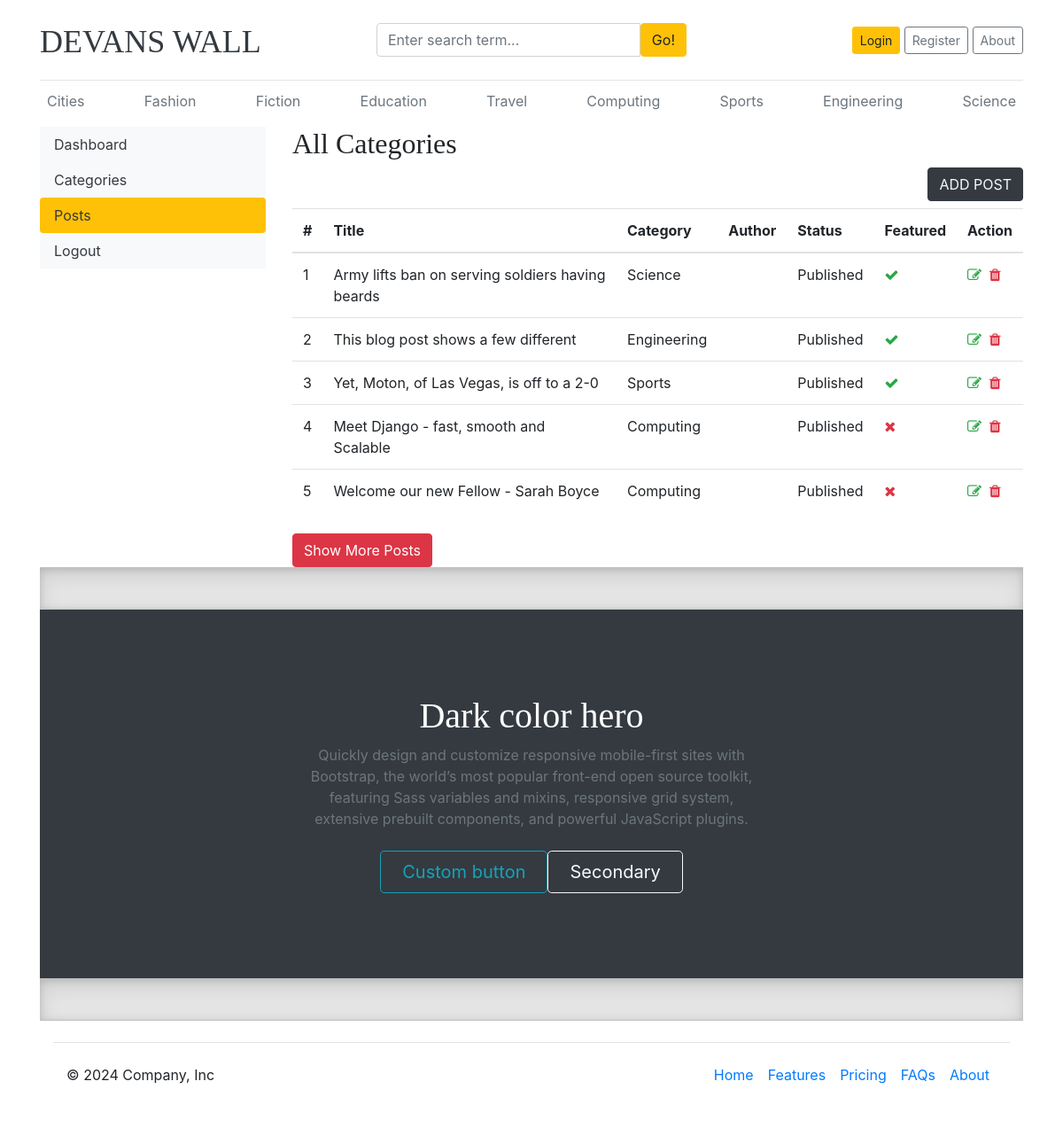
/CMS/dashboard/allpost/post, run on an earlier commit of the app's database.
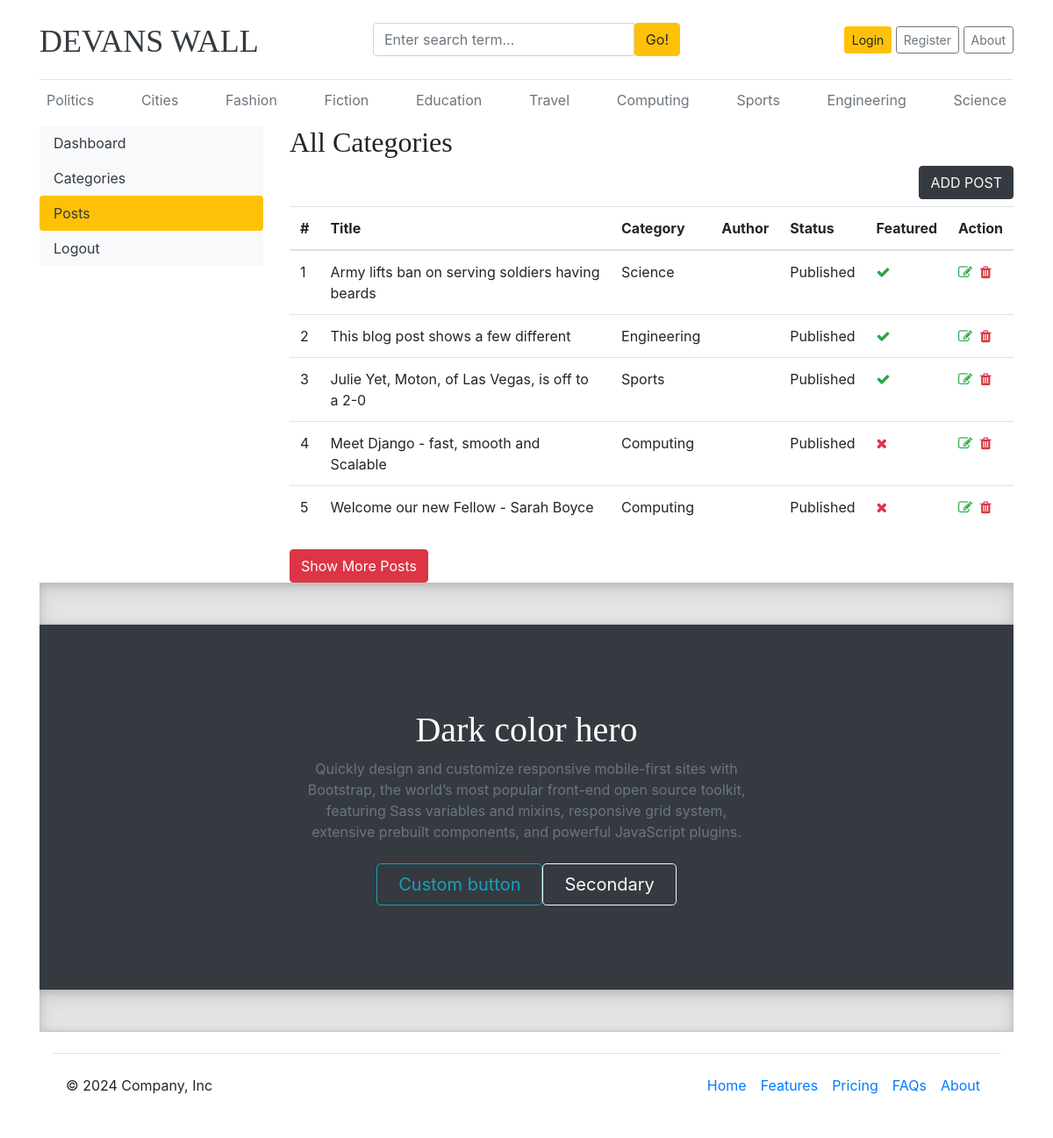
And on a later commit of the database.
### blogs/models.py (models this page shows, shortened)
class Category(models.Model):
    category_name = models.CharField(max_length = 50, unique=True)
    category_decription = models.CharField(max_length = 150, unique=True, null=True)
    created_at = models.DateTimeField(auto_now_add =True)
    updated_at = models.DateTimeField(auto_now_add =True)
    class Meta:
        verbose_name_plural = 'Categories'
    def __str__(self):
        return self.category_name

class blog(models.Model):
    title = models.CharField(max_length = 48)
    slug = models.SlugField(max_length = 150, unique = True, blank = True)
    b_category = models.ForeignKey(Category, on_delete = models.CASCADE)
    author = models.ForeignKey(User, on_delete = models.CASCADE)
    featured_image = models.ImageField(upload_to='uploads/%Y/%m/%d', blank=True)
    short_description = models.TextField(max_length = 500)
    blog_body = models.TextField(max_length = 2500)
    status = models.CharField(max_length = 20, choices = STATUS_CHOICES, default='Draft')
    is_featured = models.BooleanField(default = False)
    created_at = models.DateTimeField(auto_now_add =True)
    updated_at = models.DateTimeField(auto_now_add =True)
    class Meta:
        verbose_name_plural = 'Blogs'

### Dashboards/views.py (the view)
# urls.py: path('allpost/post', views.post, name='post'),
def post(request):
    thepost = blog.objects.all()
    data = {
        'thepost': thepost,
    }
    return render(request, 'Dash/post.html', data)

### blogs/context_processors.py (called while the page is built)
def get_categories(request):
    categories = Category.objects.all().order_by('-updated_at')
    return dict(categories=categories)

def get_social_links(request):
    social_links = SocialLink.objects.all()
    return dict(social_links=social_links)

def get_about(request):
    theabout = About.objects.all()
    return dict(theabout=theabout)

### templates/Dash/post.html (shortened to what this page needs)
{% extends 'base.html' %}
{% block content %}
<div class="row">
        {% include 'Dash/dashsidebar.html' %}
        <div class="col-md-9">
            <h2>All Categories</h2>
            <a href="{% url 'Addpost' %}" class="btn btn-dark text-light float-right mb-2">ADD POST</a>
            <table class="table table-hover">
              <thead>
                  <tr>
                      <th>#</th>
                      <th>Title</th>
                      <th>Category</th>
                      <th>Author</th>
                      <th>Status</th>
                      <th>Featured</th>
                      <th>Action</th>
                  </tr>
              </thead>
              <tbody>
                  {% for post in thepost %}
                      <tr class="post-row" {% if forloop.counter > 5 %} style="display: none;" {% endif %}>
                          <td>{{ forloop.counter }}</td>
                          <td>{{ post.title }}</td>
                          <td>{{ post.b_category }}</td>
                          <td>{{ post.Author }}</td>
                          <td>{{ post.status }}</td>
                          <td>{% if post.is_featured %}<i class="fa fa-check text-success"></i>{% else %}<i class="fa fa-times text-danger"></i>{% endif %}</td>
                          <td>
                              <a href="{% url 'editPost' post.id %}"><i class="fa fa-edit text-success"></i></a>&nbsp;
                              <a href="{% url 'deletepost' post.id %}" onclick="return confirmDelete();"><i class="fa fa-trash text-danger"></i></a>
                          </td>
                      </tr>
                  {% endfor %}
              </tbody>
          </table>
          <button id="expand-posts-btn" class="btn btn-danger mt-2">Show More Posts</button>
                  </div>
            </div>
{% endblock%}

### templates/base.html (shortened to what this page needs)
{% load static %}
<!DOCTYPE html>
<html lang="en">
<head>
    <link href="https://getbootstrap.com/docs/4.0/dist/css/bootstrap.min.css" rel="stylesheet">
    <link href="{% static 'css/blog.css' %}" rel="stylesheet">
    <link href="{% static 'css/footer.css' %}" rel="stylesheet">
    <link rel="stylesheet" href="https://cdnjs.cloudflare.com/ajax/libs/font-awesome/4.7.0/css/font-awesome.min.css">
  </head>
<body>
    <div class="container">
      <header class="blog-header py-3">
        <div class="row flex-nowrap justify-content-between align-items-center">
          <div class="col-4 pt-1">
            <a class="blog-header-logo text-dark" href="/">DEVANS WALL</a>
          </div>
          <div class="col-4">
            <form action="{% url 'search' %}" method="GET">
              <div class="input-group">
                <input class="form-control" type="text" name="keyword" value="{{thesearchterm}}" placeholder="Enter search term..." aria-label="Enter search term..." aria-describedby="button-search" />
                <button type="submit" class="btn btn-warning" id="button-search">Go!</button>
              </div>
          </form>
          </div>
          <div class="col-4 d-flex justify-content-end align-items-center">
            {% if not user.is_authenticated %}
            <a class="btn btn-sm btn-warning" href="{% url 'login' %}">Login</a> &nbsp;
            <a class="btn btn-sm btn-outline-secondary" href="{% url 'register' %}">Register</a>&nbsp;
            <a class="btn btn-sm btn-outline-secondary" href="{% url 'about' %}">About</a>
            {% endif %}
          </div>
        </div>
      </header>
      <div class="nav-scroller py-1 mb-2">
        <nav class="nav d-flex justify-content-between">
          {% if categories %}
                {% for category in categories %}
                    <a class="p-2 text-muted" href="{% url 'post_by_category' category.id %}">{{ category.category_name }}</a>
                {% endfor %}
                {% else %}
                    <a class="p-2 text-muted" href="#">No Categories</a>
          {% endif %}
        </nav>
      </div>
            {% block content %}
            {% endblock %}
            <div class="b-example-divider"></div>
            <div class="bg-dark text-secondary px-4 py-5 text-center">
              <div class="py-5">
                <h1 class="display-5 fw-bold text-white">Dark color hero</h1>
                <div class="col-lg-6 mx-auto">
                  <p class="fs-5 mb-4">Quickly design and customize responsive mobile-first sites with Bootstrap, the world’s most popular front-end open source toolkit, featuring Sass variables and mixins, responsive grid system, extensive prebuilt components, and powerful JavaScript plugins.</p>
                  <div class="d-grid gap-2 d-sm-flex justify-content-sm-center">
                    <button type="button" class="btn btn-outline-info btn-lg px-4 me-sm-3 fw-bold">Custom button</button>
                    <button type="button" class="btn btn-outline-light btn-lg px-4">Secondary</button>
                  </div>
                </div>
              </div>
            </div>
            <div class="b-example-divider mb-0"></div>
<div class="container">
    <footer class="d-flex flex-wrap justify-content-between align-items-center py-3 my-4 border-top">
      <p class="col-md-4 mb-0 text-body-secondary">&copy; 2024 Company, Inc</p>
      <a href="/" class="col-md-4 d-flex align-items-center justify-content-center mb-3 mb-md-0 me-md-auto link-body-emphasis text-decoration-none">
        <svg class="bi me-2" width="40" height="32"><use xlink:href="#bootstrap"/></svg>
      </a>
      <ul class="nav col-md-4 justify-content-end">
        <li class="nav-item"><a href="#" class="nav-link px-2 text-body-secondary">Home</a></li>
        <li class="nav-item"><a href="#" class="nav-link px-2 text-body-secondary">Features</a></li>
        <li class="nav-item"><a href="#" class="nav-link px-2 text-body-secondary">Pricing</a></li>
        <li class="nav-item"><a href="#" class="nav-link px-2 text-body-secondary">FAQs</a></li>
        <li class="nav-item"><a href="#" class="nav-link px-2 text-body-secondary">About</a></li>
      </ul>
    </footer>
  </div>
  </body>
</html>

### templates/Dash/dashsidebar.html (shortened to what this page needs)
    <div class="col-md-3">
        <div class="nav flex-column nav-pills bg-light" aria-orientation="vertical">
            <a href="{% url 'dashboards' %}" class="nav-link text-dark {% if '/CMS/dashboard/' == request.path %} bg-warning{% endif %}">Dashboard</a>
            <a href="{% url 'dashcategories' %}" class="nav-link text-dark {% if 'dashcategories' in request.path %} bg-warning{% endif %}">Categories</a>
            <a href="{% url 'post' %}" class="nav-link text-dark {% if 'post' in request.path %} bg-warning{% endif %}">Posts</a>
            <a href="" class="nav-link text-dark">Logout</a>
        </div>
    </div>

### Evans_Walls/static/css/blog.css (style rules this page uses)
.blog-header { border-bottom: 1px solid #e5e5e5; }
.blog-header-logo { font-family: "Playfair Display", Georgia, "Times New Roman", serif; font-size: 2.25rem; }
h1, h2, h3, h4, h5, h6 { font-family: "Playfair Display", Georgia, "Times New Roman", serif; }

### Evans_Walls/static/css/footer.css (style rules this page uses)
.b-example-divider { width: 100%; height: 3rem; background-color: rgba(0, 0, 0, .1); border: solid rgba(0, 0, 0, .15); border-width: 1px 0; box-shadow: inset 0 .5em 1.5em rgba(0, 0, 0, .1), inset 0 .125em .5em rgba(0, 0, 0, .15); }
.bi { vertical-align: -.125em; fill: currentColor; }
.nav-scroller { position: relative; z-index: 2; height: 2.75rem; overflow-y: hidden; }
.nav-scroller .nav { display: flex; flex-wrap: nowrap; padding-bottom: 1rem; margin-top: -1px; overflow-x: auto; text-align: center; white-space: nowrap; -webkit-overflow-scrolling: touch; }

What changed in the data, as far as the page shows it:
added Category: category_name "Politics"
changed blog "Sports": title "Yet, Moton, of Las Vegas, is off to a 2-0" → "Julie Yet, Moton, of Las Vegas, is off to a 2-0"
